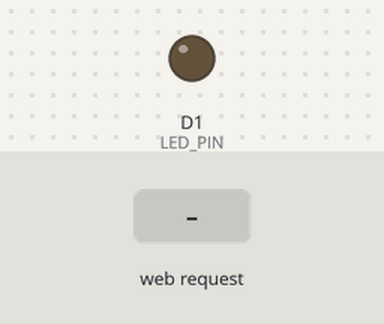
A sketch run on a simulated ESP8266 (NodeMCU). Parts: output pins drawn as LEDs (lit = HIGH). Inputs (shaded band) come from the test bench. WiFi joins after 1.5 s; servers stay silent unless stated; what the sketch prints to the serial monitor is not drawn.

Above: at 2.7 s.
2.8 s: HTTP request GET /on received
At 4.0 s:
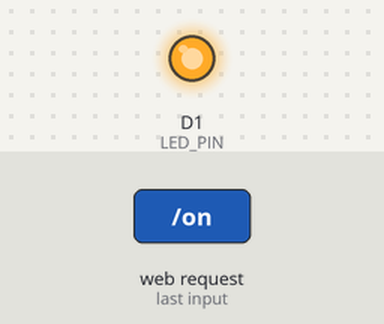
4.3 s: HTTP request GET /off received
At 5.1 s:
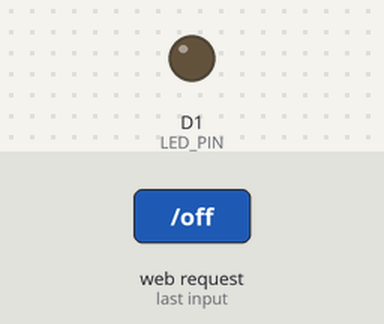
Timing chart, 0 to 7.3 s (numbered marks = the images above; inputs shaded):
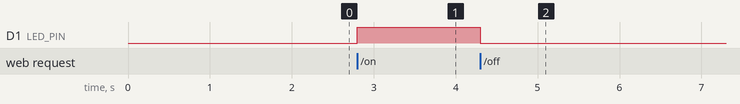

Measured:
- after the input at 2.8 s, D1 (LED_PIN): LOW → HIGH at once
- after the input at 4.3 s, D1 (LED_PIN): HIGH → LOW at once

The sketch:

ll-scale_IIoT_network_using_wireless_communication_protocols.ino
```cpp
#include <ESP8266WiFi.h>
#include <ESP8266WebServer.h>

const char* ssid     = "yash";
const char* password = "123456789";

ESP8266WebServer server(80);
const int LED_PIN = D1;

void handleRoot() {
String page = R"rawliteral(
<!DOCTYPE html>
<html>
<head>
  <meta name="viewport" content="width=device-width, initial-scale=1">
  <title>ESP8266 IIoT Network</title>
  <style>
    body {
      font-family: Arial, sans-serif;
      text-align: center;
      margin-top: 80px;
    }
    button {
      padding: 15px 30px;
      font-size: 18px;
      color: white;
      border: none;
      border-radius: 5px;
      margin: 10px;
      cursor: pointer;
    }
    .on  { background: green; }
    .off { background: red; }
  </style>
</head>
<body>
  <h1>ESP8266 IIoT Network</h1>
  <h3>Control LED using Wi-Fi</h3>
  <a href="/on"><button class="on">LED ON</button></a>
  <a href="/off"><button class="off">LED OFF</button></a>
</body>
</html>
)rawliteral";

  server.send(200, "text/html", page);
}

void handleOn() {
  digitalWrite(LED_PIN, HIGH);
  server.sendHeader("Location", "/");
  server.send(303);
}

void handleOff() {
  digitalWrite(LED_PIN, LOW);
  server.sendHeader("Location", "/");
  server.send(303);
}

void setup() {
  Serial.begin(115200);

  pinMode(LED_PIN, OUTPUT);
  digitalWrite(LED_PIN, LOW);

  WiFi.begin(ssid, password);
  Serial.print("Connecting to Wi-Fi...");
  while (WiFi.status() != WL_CONNECTED) {
    delay(500);
    Serial.print(".");
  }

  Serial.println("\nWi-Fi connected!");
  Serial.print("IP Address: ");
  Serial.println(WiFi.localIP());

  server.on("/", handleRoot);
  server.on("/on", handleOn);
  server.on("/off", handleOff);

  server.begin();
  Serial.println("Web server started");
}

void loop() {
  server.handleClient();
}
```
